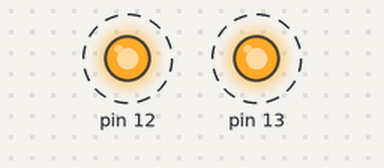
This sketch was run on a simulated Arduino Uno, built with avr-gcc and run on an emulated ATmega328P. Parts: output pins drawn as LEDs (lit = HIGH). Dashed ring = blinking.

Above: at 0.2 s.
Timing chart, 0 to 3.0 s (numbered marks = the images above):
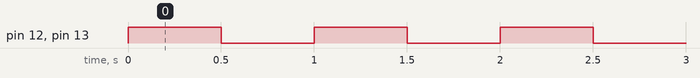

Measured:
- by itself, pin 12, pin 13: alternates HIGH for 0.50 s and LOW for 0.50 s

The sketch:

reto02.ino
```cpp
int tiempo=500;

void setup() {
  // put your setup code here, to run once:
pinMode (13,OUTPUT);
pinMode (12,OUTPUT);
}

void loop() {
  // put your main code here, to run repeatedly:
digitalWrite (13,HIGH);
digitalWrite (12,HIGH);
delay (tiempo);
digitalWrite (13,LOW);
digitalWrite (12,LOW);
delay (tiempo);
}
```
